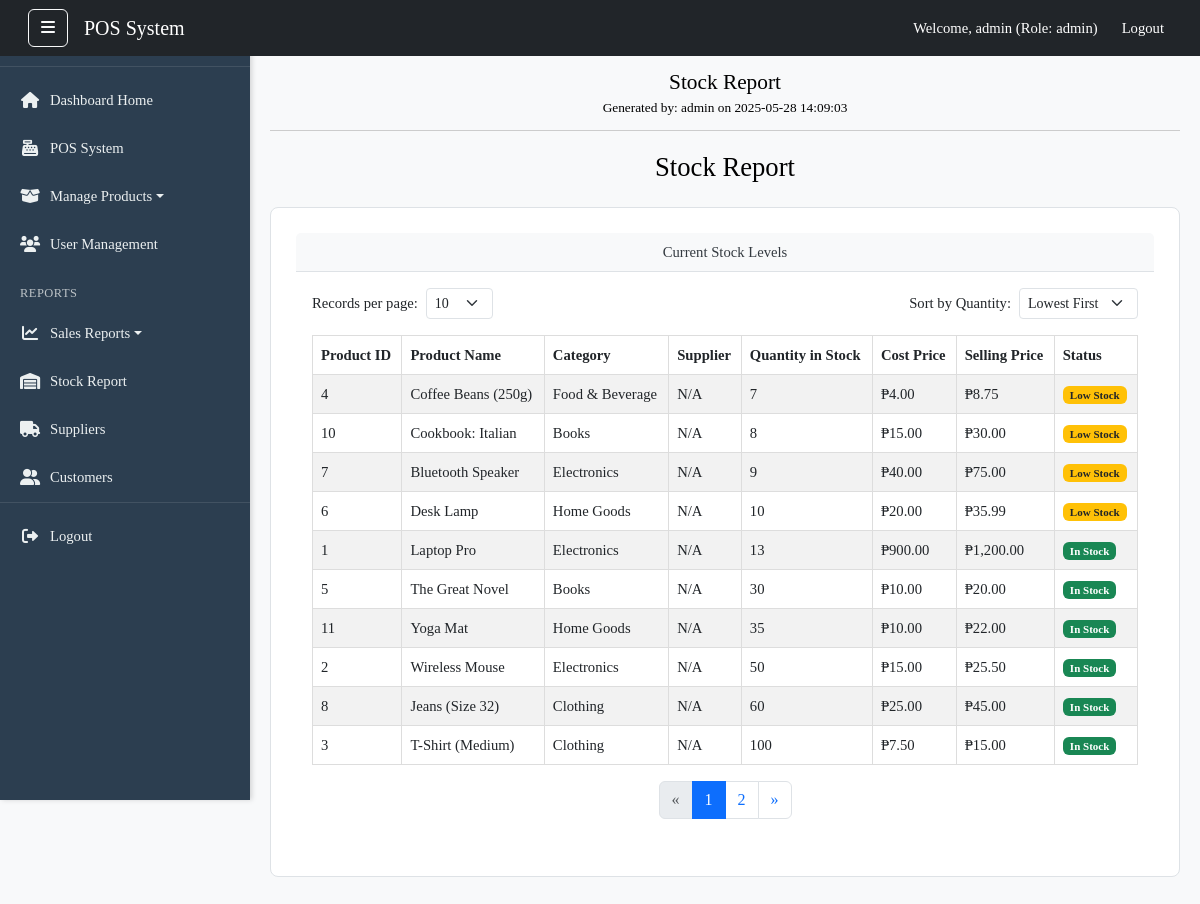
The app's page /views/reports/stock_report.php (signed in) with its own data.
### tables this page shows
CREATE TABLE `products` (
  `id` int(11) NOT NULL,
  `barcode` varchar(50) NOT NULL,
  `name` varchar(255) NOT NULL,
  `description` text DEFAULT NULL,
  `price` decimal(10,2) NOT NULL,
  `cost_price` decimal(10,2) DEFAULT NULL,
  `stock_quantity` int(11) NOT NULL DEFAULT 0,
  `category_id` int(11) DEFAULT NULL,
  `supplier_id` int(11) DEFAULT NULL,
  `brand` varchar(255) DEFAULT NULL,
  `is_active` tinyint(1) DEFAULT 1,
  `created_at` datetime DEFAULT current_timestamp(),
  `updated_at` datetime DEFAULT current_timestamp() ON UPDATE current_timestamp()
);

CREATE TABLE `categories` (
  `id` int(11) NOT NULL,
  `name` varchar(100) NOT NULL,
  `description` text DEFAULT NULL
);

### views/reports/stock_report.php (the view, shortened to what this page needs)
<?php
$allowed_records_per_page = [10, 20, 30, 40, 50, 60, 70, 80, 90, 100];
$default_records_per_page = 10;
$current_page = isset($_GET['page']) && is_numeric($_GET['page']) ? (int)$_GET['page'] : 1;
$records_per_page = isset($_GET['per_page']) && in_array((int)$_GET['per_page'], $allowed_records_per_page) ? (int)$_GET['per_page'] : $default_records_per_page;
$offset = ($current_page - 1) * $records_per_page;
$allowed_sort_orders = ['quantity_asc', 'quantity_desc', 'name_asc'];
$default_sort_order = 'quantity_asc';
$sort_order = isset($_GET['sort_order']) && in_array($_GET['sort_order'], $allowed_sort_orders) ? $_GET['sort_order'] : $default_sort_order;
function getTotalStockCount($conn) {
    $sql = "SELECT COUNT(id) AS total_count FROM products";
    $result = $conn->query($sql);
    if ($result && $row = $result->fetch_assoc()) {
        return $row['total_count'];
    }
    return 0;
}
function getStockData($conn, $limit, $offset, $sort_order) {
    $orderByClause = "";
    switch ($sort_order) {
        case 'quantity_asc':
            $orderByClause = "p.stock_quantity ASC, p.name ASC";
            break;
    }
    $sql = "SELECT
                p.id AS product_id,
                p.name AS product_name,
                c.name AS category_name,
                s.name AS supplier_name,
                p.stock_quantity,
                p.cost_price,
                p.price AS selling_price,
                p.is_active AS status
            FROM
                products p
            LEFT JOIN
                categories c ON p.category_id = c.id
            LEFT JOIN
                suppliers s ON p.supplier_id = s.id
            ORDER BY
                " . $orderByClause . "
            LIMIT ? OFFSET ?";
    $stmt = $conn->prepare($sql);
    $stmt->bind_param("ii", $limit, $offset);
    $stmt->execute();
    $result = $stmt->get_result();
    $stockData = [];
    if ($result->num_rows > 0) {
        while ($row = $result->fetch_assoc()) {
            $stockData[] = $row;
        }
    }
    return $stockData;
}
$conn = get_db_connection();
$total_stock_items = getTotalStockCount($conn);
$total_pages = ceil($total_stock_items / $records_per_page);
$stockItems = getStockData($conn, $records_per_page, $offset, $sort_order);
require_once '../../includes/header.php';
?>
<div class="dashboard-wrapper">
    <?php include '../../includes/sidebar.php';  ?>
    <div class="main-content" id="main-content">
        <?php $base_url_path = '/capstonefinal';  ?>
        <nav class="navbar navbar-expand-lg navbar-dark bg-dark fixed-top px-3 custom-navbar-top no-print">
            <div class="container-fluid">
                <button id="sidebarToggleDesktop" class="btn btn-outline-light d-none d-lg-block me-3" type="button">
                    <i class="fas fa-bars"></i>
                </button>
                <a class="navbar-brand" href="#">POS System</a>
                <div class="collapse navbar-collapse" id="navbarNav">
                    <ul class="navbar-nav ms-auto">
                        <li class="nav-item d-flex align-items-center">
                            <span class="nav-link text-white me-2">Welcome, <?php echo htmlspecialchars($_SESSION["username"]); ?> (Role: <?php echo htmlspecialchars($_SESSION["role"]); ?>)</span>
                        </li>
                        <li class="nav-item">
                            <a class="nav-link btn btn-danger btn-sm text-white" href="<?php echo $base_url_path; ?>/index.php">Logout</a>
                        </li>
                    </ul>
                </div>
            </div>
        </nav>
        <div id="printableArea" class="container-fluid dashboard-page-content mt-5 pt-3">
            <div class="print-header">
                <h3>Stock Report</h3>
                <p>Generated by: <?php echo htmlspecialchars($_SESSION["username"]); ?> on <?php echo date('Y-m-d H:i:s'); ?></p>
            </div>
            <h2 class="mb-4 no-print">Stock Report</h2>
            <div class="card mb-4">
                <div class="card-header">
                    Current Stock Levels
                </div>
                <div class="card-body">
                    <div class="row align-items-center mb-3 no-print">
                        <div class="col-md-6">
                            <form action="" method="GET" class="d-flex align-items-center">
                                <label for="per_page" class="form-label me-2 mb-0">Records per page:</label>
                                <select class="form-select form-select-sm w-auto" id="per_page" name="per_page" onchange="this.form.submit()">
                                    <?php foreach ($allowed_records_per_page as $num): ?>
                                        <option value="<?php echo $num; ?>" <?php echo ($records_per_page == $num) ? 'selected' : ''; ?>>
                                            <?php echo $num; ?>
                                        </option>
                                    <?php endforeach; ?>
                                </select>
                            </form>
                        </div>
                        <div class="col-md-6 text-end">
                            <form action="" method="GET" class="d-flex align-items-center justify-content-end">
                                <label for="sort_order" class="form-label me-2 mb-0">Sort by Quantity:</label>
                                <select class="form-select form-select-sm w-auto" id="sort_order" name="sort_order" onchange="this.form.submit()">
                                    <option value="quantity_asc" <?php echo ($sort_order == 'quantity_asc') ? 'selected' : ''; ?>>Lowest First</option>
                                </select>
                            </form>
                        </div>
                    </div>
                    <div class="table-responsive">
                        <table class="table table-striped table-hover">
                            <thead>
                                <tr>
                                    <th>Product ID</th>
                                    <th>Product Name</th>
                                    <th>Category</th>
                                    <th>Supplier</th>
                                    <th>Quantity in Stock</th>
                                    <th>Cost Price</th>
                                    <th>Selling Price</th>
                                    <th>Status</th>
                                </tr>
                            </thead>
                            <tbody>
                                <?php if (!empty($stockItems)): ?>
                                    <?php foreach ($stockItems as $item): ?>
                                        <tr>
                                            <td><?php echo htmlspecialchars($item['product_id']); ?></td>
                                            <td><?php echo htmlspecialchars($item['product_name']); ?></td>
                                            <td><?php echo htmlspecialchars($item['category_name'] ?? 'N/A'); ?></td>
                                            <td><?php echo htmlspecialchars($item['supplier_name'] ?? 'N/A'); ?></td>
                                            <td><?php echo htmlspecialchars($item['stock_quantity']); ?></td>
                                            <td>₱<?php echo number_format($item['cost_price'], 2); ?></td>
                                            <td>₱<?php echo number_format($item['selling_price'], 2); ?></td>
                                            <td>
                                                <?php
                                                    $statusClass = '';
                                                    $displayStatus = '';
                                                    $lowStockThreshold = 10;
                                                    if (isset($item['status']) && $item['status'] == 0) {
                                                        $statusClass = 'badge bg-danger';
                                                        $displayStatus = 'Inactive';
                                                    } elseif ($item['stock_quantity'] <= $lowStockThreshold) {
                                                        $statusClass = 'badge bg-warning text-dark';
                                                        $displayStatus = 'Low Stock';
                                                    } else {
                                                        $statusClass = 'badge bg-success';
                                                        $displayStatus = 'In Stock';
                                                    }
                                                ?>
                                                <span class="<?php echo $statusClass; ?>">
                                                    <?php echo $displayStatus; ?>
                                                </span>
                                            </td>
                                        </tr>
                                    <?php endforeach; ?>
                                <?php else: ?>
                                    <tr>
                                        <td colspan="8" class="text-center">No stock data available.</td>
                                    </tr>
                                <?php endif; ?>
                            </tbody>
                        </table>
                    </div>
                    <nav aria-label="Page navigation" class="no-print">
                        <ul class="pagination justify-content-center">
                            <li class="page-item <?php echo ($current_page <= 1) ? 'disabled' : ''; ?>">
                                <a class="page-link" href="?page=<?php echo $current_page - 1; ?>&per_page=<?php echo $records_per_page; ?>&sort_order=<?php echo htmlspecialchars($sort_order); ?>" aria-label="Previous">
                                    <span aria-hidden="true">&laquo;</span>
                                </a>
                            </li>
                            <?php for ($i = 1; $i <= $total_pages; $i++): ?>
                                <li class="page-item <?php echo ($current_page == $i) ? 'active' : ''; ?>">
                                    <a class="page-link" href="?page=<?php echo $i; ?>&per_page=<?php echo $records_per_page; ?>&sort_order=<?php echo htmlspecialchars($sort_order); ?>">
                                        <?php echo $i; ?>
                                    </a>
                                </li>
                            <?php endfor; ?>
                            <li class="page-item <?php echo ($current_page >= $total_pages) ? 'disabled' : ''; ?>">
                                <a class="page-link" href="?page=<?php echo $current_page + 1; ?>&per_page=<?php echo $records_per_page; ?>&sort_order=<?php echo htmlspecialchars($sort_order); ?>" aria-label="Next">
                                    <span aria-hidden="true">&raquo;</span>
                                </a>
                            </li>
                        </ul>
                    </nav>
                </div>
            </div>
        </div>
    </div>
</div>
</body>
</html>

### public/css/style.css (style rules this page uses)
body { font-family: 'Segoe UI', Tahoma, Geneva, Verdana, sans-serif; margin: 0; padding: 0; background-color: #f0f2f5; color: #333; overflow-x: hidden; }
.dashboard-wrapper { display: flex; min-height: 100vh; }
.main-content { flex-grow: 1; background-color: #f8f9fa; transition: margin-left 0.3s ease-in-out; padding-top: 70px; padding-left: 20px; padding-right: 20px; }
.custom-navbar-top { z-index: 1030; padding-top: 0.5rem; padding-bottom: 0.5rem; }
.dashboard-page-content { padding-top: 0 !important; margin-top: 0 !important; padding-bottom: 20px; padding-left: 0; padding-right: 0; }
.dashboard-page-content h2 { margin-top: 0; margin-bottom: 1.5rem; }
.card { background-color: #fff; padding: 25px; border-radius: 8px; box-shadow: 0 4px 10px rgba(0, 0, 0, 0.08); text-align: center; transition: transform 0.2s ease-in-out; }
@media (min-width: 769px) { .main-content { padding-left: calc(250px + 20px); } }
@media (min-width: 769px) { #sidebarToggleDesktop { display: block !important; } }
body { font-family: 'Times New Roman', serif; font-size: 11pt; color: #000; }
h2 { text-align: center; margin-bottom: 20px; font-size: 20pt; }
.print-header { text-align: center; margin-bottom: 20px; padding-bottom: 10px; border-bottom: 1px solid #ccc; display: block; }
.print-header h3 { margin: 0; font-size: 16pt; }
.print-header p { margin: 2px 0; font-size: 10pt; }
table { width: 100%; border-collapse: collapse; margin-bottom: 20px; }
th, td { border: 1px solid #ddd; padding: 8px; text-align: left; }
thead { background-color: #f2f2f2; }
.card { border: 1px solid #dee2e6; margin-bottom: 15px; box-shadow: none !important; page-break-inside: avoid; }
.card-header { background-color: #f8f9fa; border-bottom: 1px solid #dee2e6; color: #343a40; }
table { page-break-after: auto; }
tr { page-break-inside: avoid; page-break-after: auto; }
thead { display: table-header-group; }

### records on screen
products: id "4", name "Coffee Beans (250g)", category.name "Food & Beverage", supplier_name "N/A", stock_quantity "7", cost_price "4.00", price "8.75", displayStatus "Low Stock"
products: id "10", name "Cookbook: Italian", category.name "Books", supplier_name "N/A", stock_quantity "8", cost_price "15.00", price "30.00", displayStatus "Low Stock"
products: id "7", name "Bluetooth Speaker", category.name "Electronics", supplier_name "N/A", stock_quantity "9", cost_price "40.00", price "75.00", displayStatus "Low Stock"
products: id "6", name "Desk Lamp", category.name "Home Goods", supplier_name "N/A", stock_quantity "10", cost_price "20.00", price "35.99", displayStatus "Low Stock"
products: id "1", name "Laptop Pro", category.name "Electronics", supplier_name "N/A", stock_quantity "13", cost_price "900.00", price "1,200.00", displayStatus "In Stock"
products: id "5", name "The Great Novel", category.name "Books", supplier_name "N/A", stock_quantity "30", cost_price "10.00", price "20.00", displayStatus "In Stock"
products: id "11", name "Yoga Mat", category.name "Home Goods", supplier_name "N/A", stock_quantity "35", cost_price "10.00", price "22.00", displayStatus "In Stock"
products: id "2", name "Wireless Mouse", category.name "Electronics", supplier_name "N/A", stock_quantity "50", cost_price "15.00", price "25.50", displayStatus "In Stock"
products: id "8", name "Jeans (Size 32)", category.name "Clothing", supplier_name "N/A", stock_quantity "60", cost_price "25.00", price "45.00", displayStatus "In Stock"
products: id "3", name "T-Shirt (Medium)", category.name "Clothing", supplier_name "N/A", stock_quantity "100", cost_price "7.50", price "15.00", displayStatus "In Stock"

### other values on screen
$_SESSION["username"] "admin"
$_SESSION["role"] "admin"
form field per_page "10"
